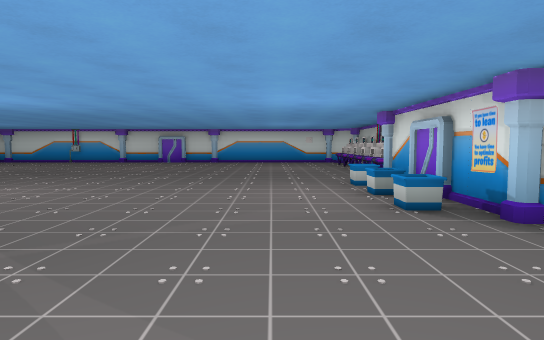
[1] (above)

14 first-person views from a walk through a level from a Godot 3-D game. The camera is 1.5 m above the floor, tilts 4° down and sees 75° across. The floor is counted in squares, 2 m on a side. Each view is taken from the middle of a square. On the plan, view 1 faces up. The plan holds only what a view shows up to about 11 squares ahead; the rest is blank. Characters and animated objects are left out. Some surface patterns are stand-ins.

[2]
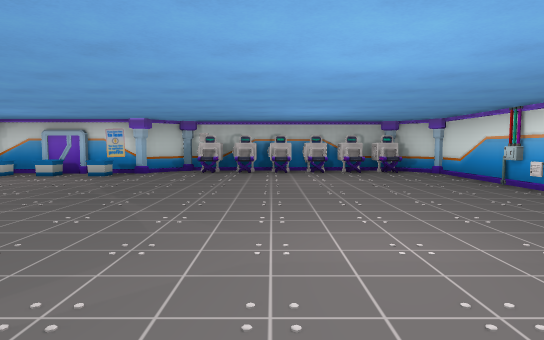

[3]
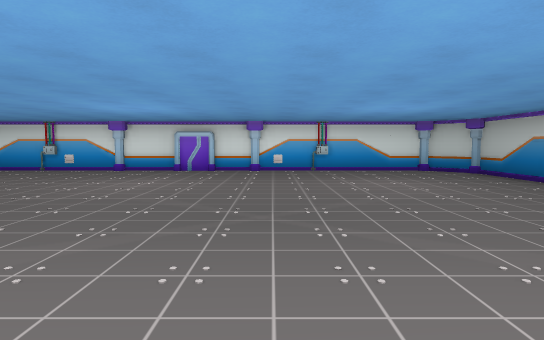

[4]
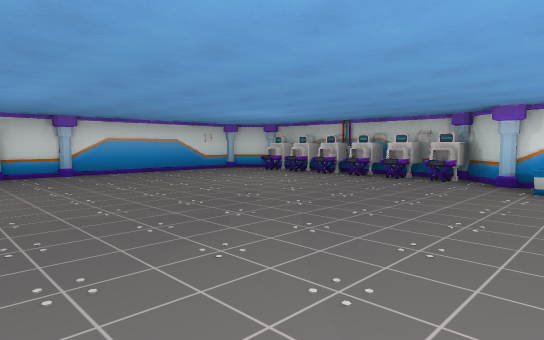

[5]
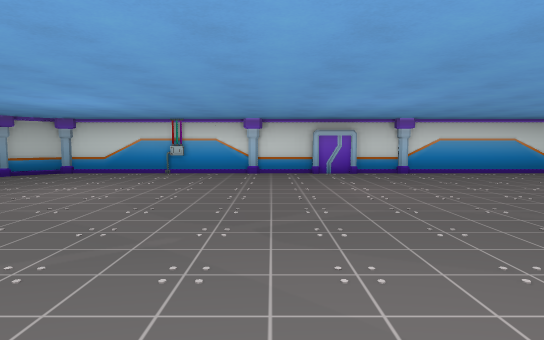

[6]
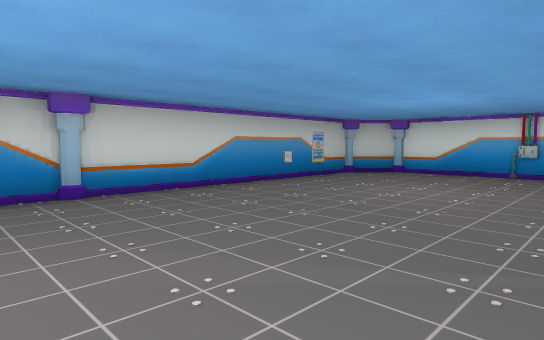

[7]
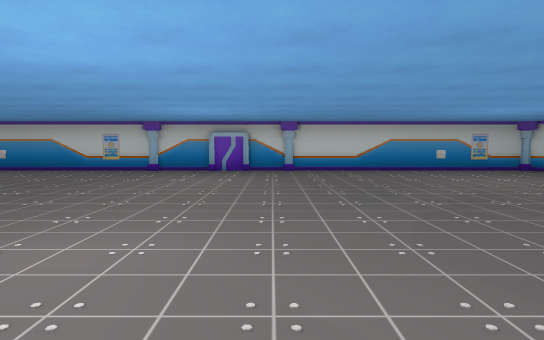

[8]
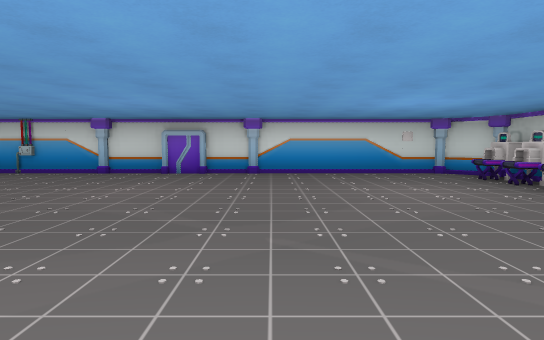

[9]
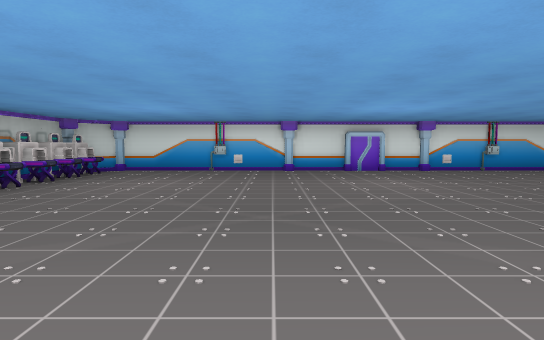

[10]
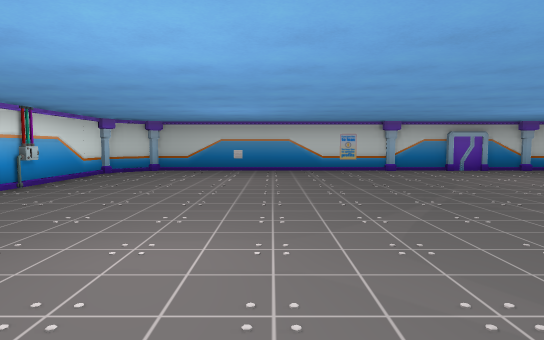

[11]
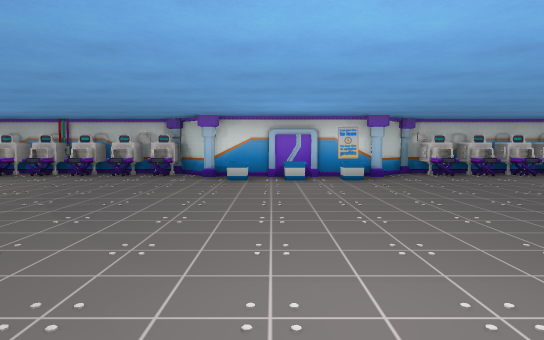

[12]
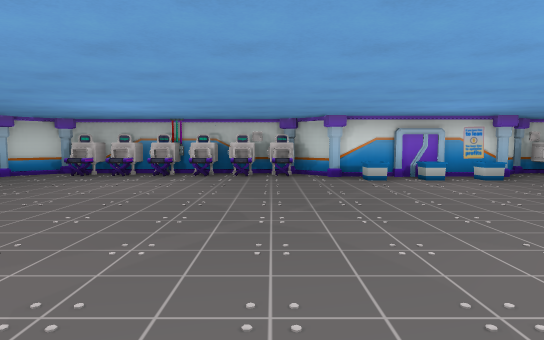

[13]
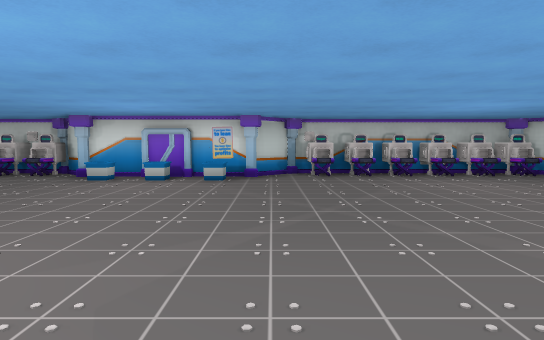

[14]
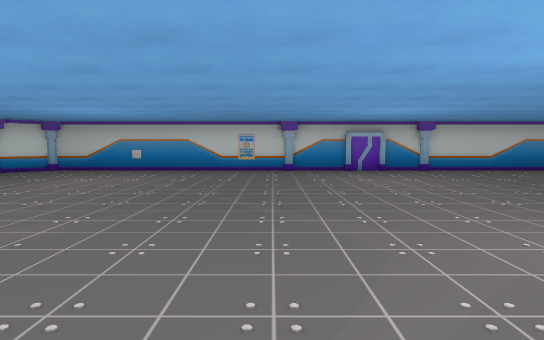

### Floor plan
Points are (right, up) in squares from view 1. A wall is a line through its corners. A room is listed if a view was taken in it or the views show most of it. See-through windows are left out.
Room 1 (views 1, 2, 3, 4, 5, 6, 7, 8, 9, 10, 11, 12, 13, 14)
walls: (2.4, 6.4) (2.6, 7.6); (2.4, 6.7) (2.6, 7.4); (2.6, 5.3) (2.3, 5.7); (2.5, 3.5) (2.5, 4); (2.5, 3.5) (2.5, 7.5) (3.5, 8.4); (-12.4, 7.3) (-12.6, 6.7); (-12.4, 7.4) (-12.5, 6.7); (2.6, 6.7) (2.5, 7.5); (-12.5, 2.6) (-12.5, -2.5); (2.7, 6.7) (2.4, 7.4); (-12.6, 7.4) (-12.3, 6.6) (-12.3, 5.1); (-12.6, 7.4) (-12.4, 6.6); (-12.4, 1.3) (-12.6, 0.7); (-12.6, 1.5) (-12.4, 0.4); (-12.6, 1.5) (-12.3, 0.6); (-12.4, 10.2) (-12.6, 9.5); (-12.5, 10.3) (-12.4, 9.5); (3.5, 8.5) (3.5, 14.5) (2.5, 15.5) (-4.7, 15.5); (-12.4, 10.6) (-12.6, 9.5); (-5.4, -4.3) (-4.1, -4.3); (-12.7, 10.3) (-12.4, 9.5); (-5.6, -4.5) (1.5, -4.5); (-2.4, -4.4) (-1.7, -4.7); (-12.4, -1.5) (-12.7, -2.4); (-2.4, -4.6) (-1.6, -4.3); (-8.6, -4.3) (-8.1, -4.5); (-12.6, -1.7) (-12.4, -2.4); (-3.8, 15.3) (-4.9, 15.3); (-0.6, -4.5) (-0.2, -4.3); (-4.9, 15.5) (-11.5, 15.5) (-12.4, 14.6); (-6.6, 15.4) (-7.3, 15.7); (-10.4, -4.3) (-9.7, -4.6); (-6.6, 15.7) (-7.4, 15.4); (-8.4, 15.3) (-8.8, 15.5); (0.5, -4.4) (1.2, -4.7); (-1.5, 15.4) (-2.3, 15.6); (-10.5, -4.5) (-7.4, -4.5); (-8.4, 15.5) (-8.9, 15.3); (-1.5, 15.5) (-2.3, 15.6); (0.6, -4.6) (1.3, -4.4); (-1.6, 15.6) (-2.3, 15.3); (-12.5, -3.5) (-11.6, -4.4); (-12.5, 13.5) (-12.5, 4.4); (-9.5, 15.5) (-10.2, 15.7); (-9.7, 15.7) (-10.5, 15.4); (2.6, -4.4) (3.5, -3.5) (3.5, 2.5) (2.6, 3.4) (2.4, 4.5); (1.4, 15.3) (0.7, 15.6); (1.4, 15.7) (0.5, 15.4)
objects: pillar (-13, -4) to (-13, -3); pillar (-13, 3) to (-13, 4); pillar (-13, 8); pillar (-13, 14) to (-13, 15); pillar (-12, -5) to (-11, -5); poster (-12, 2); poster (-12, 13); pillar (-11, 15); pillar (-7, -5) to (-6, -5); pillar (-7, 15) to (-6, 15); pillar (-3, -5); pillar (-3, 15) to (-2, 15); other object (1, 4); other object (1, 7); pillar (2, -5) to (3, -5); other object (2, -3); other object (2, 2); poster (2, 3); pillar (2, 4); other object (2, 5); pillar (2, 7); other object (2, 9); other object (2, 14); pillar (2, 15); pillar (3, -3); other object (3, -2); other object (3, -1); other object (3, 0); other object (3, 1); pillar (3, 2); pillar (3, 9); other object (3, 10); other object (3, 11); other object (3, 12); other object (3, 13); pillar (3, 14)

Where each view was taken, in squares from view 1:
view 1: 0 up, 0 right, facing up
view 2: 0 up, 7 left, facing right
view 3: 6 up, 7 left, facing down
view 4: 6 up, 5 left, facing up-right
view 5: 6 up, 6 left, facing up
view 6: 6 up, 7 left, facing up-left
view 7: 7 up, 2 left, facing left
view 8: 6 up, 2 left, facing up
view 9: 6 up, 2 left, facing down
view 10: 0 up, 2 left, facing left
view 11: 6 up, 6 left, facing right
view 12: 9 up, 6 left, facing right
view 13: 3 up, 6 left, facing right
view 14: 3 up, 2 left, facing left
